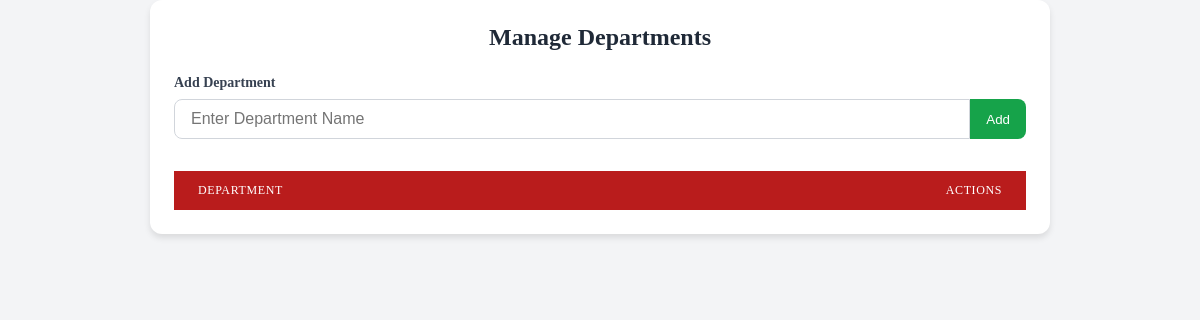
/managedept.php, run on an earlier commit of the app's database.
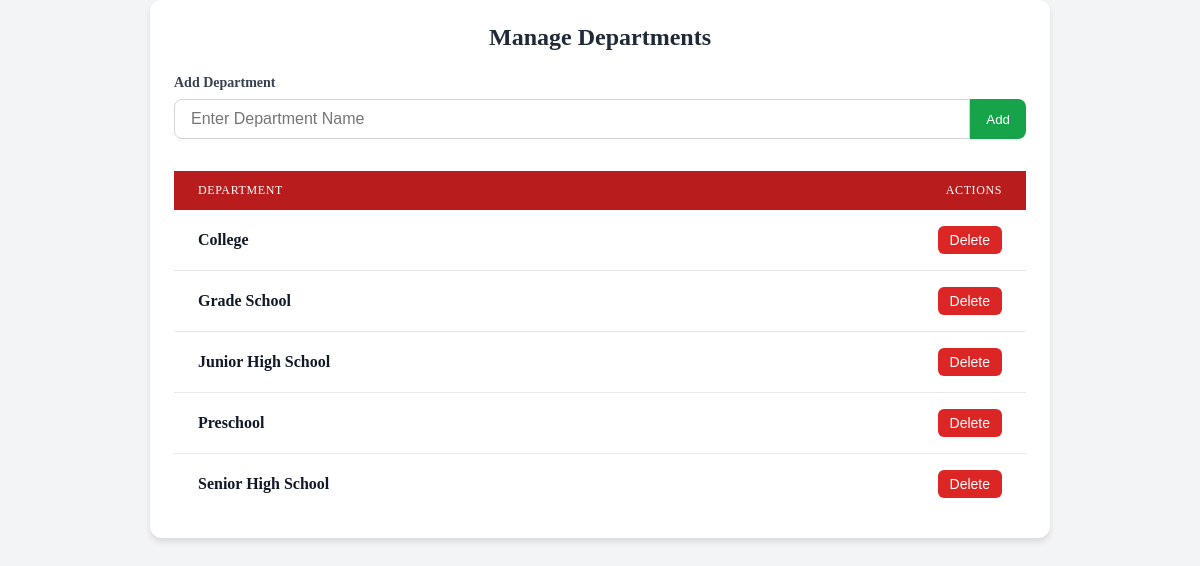
And on a later commit of the database.
### tables this page shows
CREATE TABLE `departmentstb` (
  `id` int(11) NOT NULL AUTO_INCREMENT,
  `department` varchar(20) NOT NULL,
  PRIMARY KEY (`id`),
  UNIQUE KEY `department` (`department`)
);

### managedept.php (the view, shortened to what this page needs)
<!DOCTYPE html>
<html lang="en">
<head>
</head>
<body>
    <div class="container">
        <h2>Manage Departments</h2>
        <?php
           include 'config.php';
            $result = $conn->query("SELECT * FROM departmentstb");
        ?>
        <form method="POST" class="form-group">
            <label for="dept_name"><strong>Add Department</strong></label>
            <div class="input-group">
                <input type="text" name="department" id="dept_name" required placeholder="Enter Department Name">
                <button type="submit" name="add" class="add-btn">Add</button>
            </div>
        </form>
        <div style="overflow-x: auto;">
            <table>
                <thead>
                    <tr>
                        <th>Department</th>
                        <th style="text-align: right;">Actions</th>
                    </tr>
                </thead>
                <tbody>
                    <?php while ($row = $result->fetch_assoc()): ?>
                    <tr>
                        <td><?php echo htmlspecialchars($row["department"]); ?></td>
                        <td style="text-align: right;">
                            <form method="POST" style="display: inline;">
                                <button type="submit" name="delete" class="delete-btn">Delete</button>
                            </form>
                        </td>
                    </tr>
                    <?php endwhile; ?>
                </tbody>
            </table>
        </div>
    </div>
</body>
</html>

### managedept.php (style rules this page uses)
* { box-sizing: border-box; margin: 0; padding: 0; }
body { background-color: #f3f4f6; }
.container { max-width: 900px; margin: 0 auto; background-color: white; border-radius: 12px; box-shadow: 0 4px 6px rgba(0, 0, 0, 0.1); overflow: hidden; padding: 24px; }
h2 { font-size: 1.5rem; font-weight: 700; color: #1f2937; margin-bottom: 24px; text-align: center; }
.form-group { margin-bottom: 32px; }
label { display: block; font-size: 0.875rem; font-weight: 500; color: #374151; margin-bottom: 8px; }
.input-group { display: flex; width: 100%; }
input[type="text"] { flex-grow: 1; padding: 10px 16px; border: 1px solid #d1d5db; border-radius: 8px 0 0 8px; font-size: 1rem; outline: none; transition: border-color 0.2s, box-shadow 0.2s; }
button[type="submit"].add-btn { padding: 10px 16px; background-color: #16a34a; color: white; font-weight: 500; border: none; border-radius: 0 8px 8px 0; cursor: pointer; transition: background-color 0.2s; }
table { width: 100%; border-collapse: collapse; }
thead { background-color: #b91c1c; }
th { padding: 12px 24px; text-align: left; font-size: 0.75rem; font-weight: 500; color: white; text-transform: uppercase; letter-spacing: 0.05em; }
td { padding: 16px 24px; font-weight: 600; color: #111827; }
tr { border-bottom: 1px solid #e5e7eb; }
tr:last-child { border-bottom: none; }
.delete-btn { padding: 6px 12px; background-color: #dc2626; color: white; font-size: 0.875rem; font-weight: 500; border: none; border-radius: 6px; cursor: pointer; transition: background-color 0.2s; }

What changed in the data, as far as the page shows it:
added departmentstb: department "College"
added departmentstb: department "Grade School"
added departmentstb: department "Junior High School"
added departmentstb: department "Preschool"
added departmentstb: department "Senior High School"
